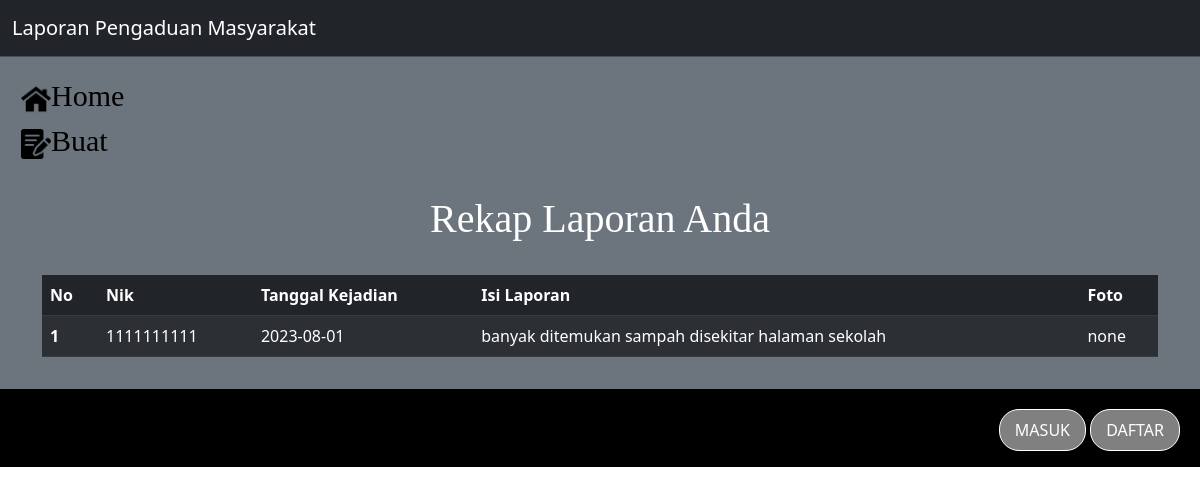
Before: /table.php with the older database file.
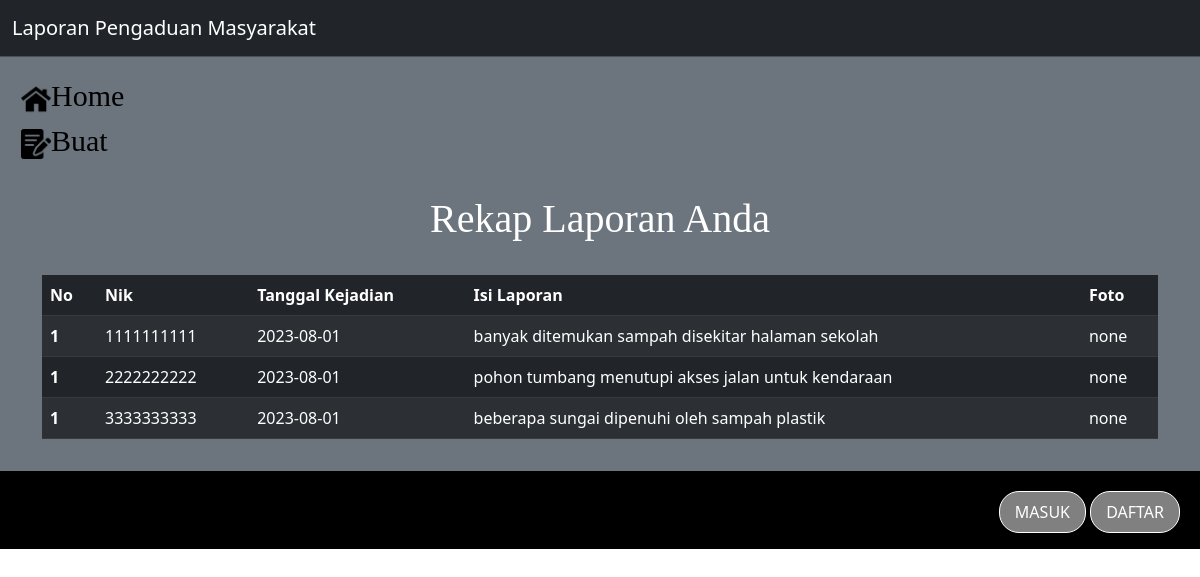
After: the same page with the newer database file.
### tables this page shows
CREATE TABLE `pengaduan` (
  `id_pengaduan` int(11) NOT NULL,
  `tgl_pengaduan` date NOT NULL,
  `nik` varchar(16) NOT NULL,
  `isi_laporan` text NOT NULL,
  `foto` varchar(255) NOT NULL,
  `status` enum('0','proses','selesai') NOT NULL
);

### table.php (the view, shortened to what this page needs)
<?php
$koneksi = new PDO ("mysql:host=localhost;dbname=pengaduan_masyarakat","root","");
$query = $koneksi->query("select * from pengaduan");
$data = $query->fetchAll();
?>
<!DOCTYPE html>
<html lang="en">
<head>
    <link rel="stylesheet" href="aa/bs/css/bootstrap.min.css">
</head>
<body>
    <?php include"navbar.php" ?>
    <div class="text-bg-secondary p-3">
    <h1>Rekap Laporan Anda</h1><br>
<div class="container">
<table class="table table-dark table-striped">
  <thead>
    <tr>
      <th scope="col">No</th>
      <th scope="col">Nik</th>
      <th scope="col">Tanggal Kejadian</th>
      <th scope="col">Isi Laporan</th>
      <th scope="col">Foto</th>
    </tr>
  </thead>
  <tbody>
  <?php foreach($data as $pengaduan){ ?>
    <tr>
      <th scope="row">1</th>
      <td><?= $pengaduan['nik']?></td>
      <td><?= $pengaduan['tgl_pengaduan']?></td>
      <td><?= $pengaduan['isi_laporan']?></td>
      <td><?= $pengaduan['foto']?></td>
    </tr>
    <?php } ?>
  </tbody>
</table>
    </div>
    </div>
    <?php include"penutup.php" ?>
</body>
</html>

### navbar.php (shortened to what this page needs)
<!DOCTYPE html>
<html lang="en">
<head>
    <link rel="stylesheet" href="aa/bs/css/bootstrap.min.css">
</head>
    <body>
        <nav class="navbar bg-dark border-bottom border-body" data-bs-theme="dark">
            <div class="container-fluid">
             <a class="navbar-brand" href="#">Laporan Pengaduan Masyarakat</a>
            </div>
        </nav>
     <div class="text-bg-secondary p-3">
       <a href="table.php" class="home"> <img src="img/home.png" class="gambar">Home</a><br>
       <a href="isi_pengaduan.php" class="home"> <img src="img/writing.png" class="gambar">Buat </a>
     </div>
    </body>
</html>

### penutup.php (shortened to what this page needs)
<!DOCTYPE html>
<html lang="en">
<head>
</head>
<body>
<header>
        <nav>
            <div class="user">
               <a link href="login.php"> <button>MASUK</button></a>
            <a link href="registrasi"><button>DAFTAR</button></a>
            </div><br>
        </nav>
    </header>
</body>
</html>

### table.php (style rules this page uses)
h1 { text-align: center; font-family: fantasy; color: black; }

### navbar.php (style rules this page uses)
.home { font-size: 30px; font-family: fantasy; text-decoration: none; color: black; margin-left: 5px; cursor: pointer; }
.gambar { height: 30px; }

### penutup.php (style rules this page uses)
body { margin: 0; }
.user { margin-right: 10px; margin-left: auto; }
header { background-color:black; color: #fff; padding: 10px; height:78px; }
nav { display: flex; }
.user button { margin-top:10px ; padding: 8px 15px; background-color: grey; border: 1px solid white; border-radius: 20px; cursor:pointer; color:#fff; }

Changed rows visible on the page:
added pengaduan: nik "2222222222", tgl_pengaduan "2023-08-01", isi_laporan "pohon tumbang menutupi akses jalan untuk kendaraan", foto "none"
added pengaduan: nik "3333333333", tgl_pengaduan "2023-08-01", isi_laporan "beberapa sungai dipenuhi oleh sampah plastik", foto "none"
